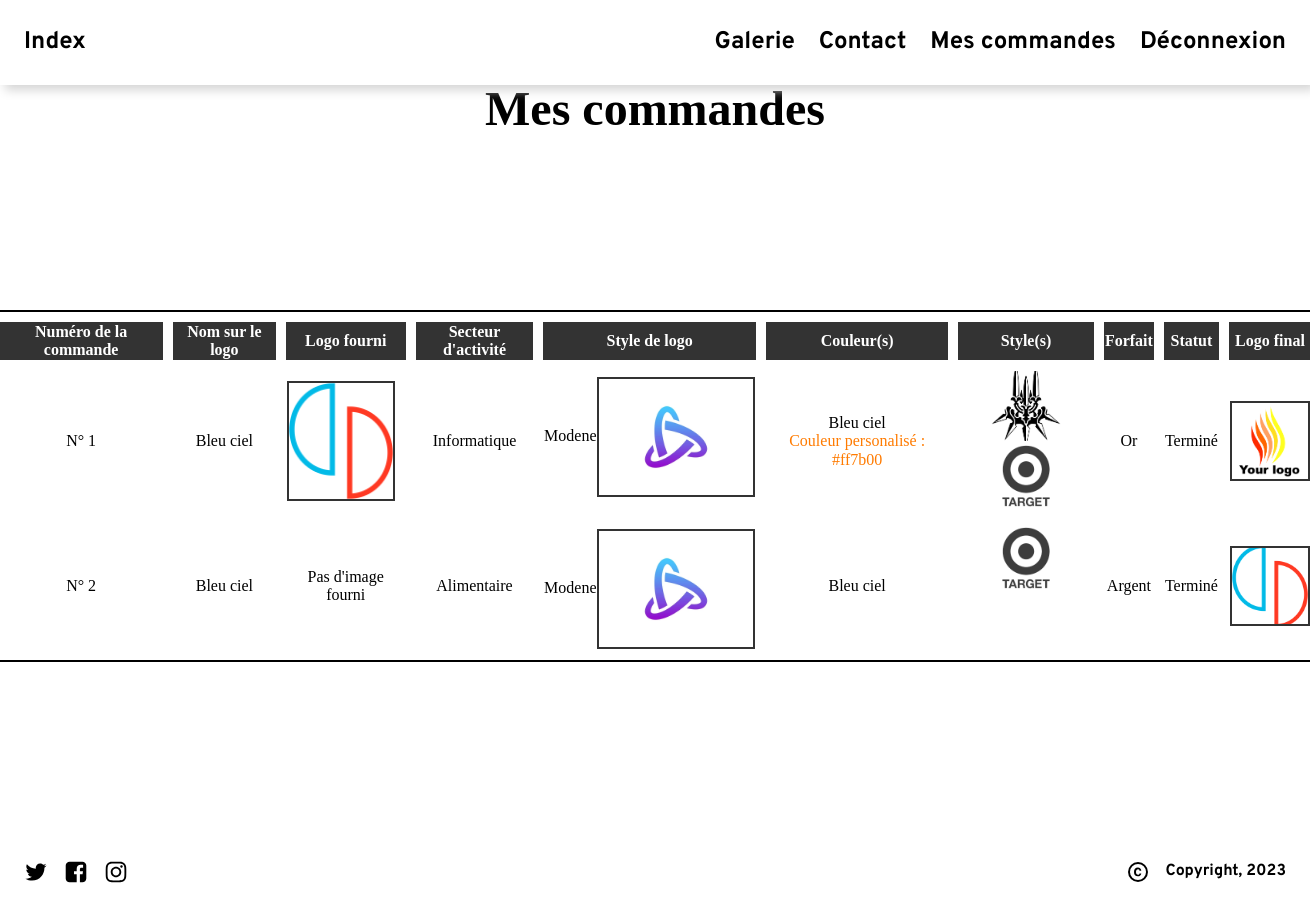
The page /site-logo/userManage/seeCommande.php (signed in) on the database its author committed.
### tables this page shows
CREATE TABLE IF NOT EXISTS `commandes` (
  `numero` int(11) NOT NULL AUTO_INCREMENT,
  `idUser` int(11) NOT NULL,
  `nomLogo` varchar(255) NOT NULL,
  `logoUser` varchar(255) DEFAULT NULL,
  `idSecteur` int(11) NOT NULL,
  `idStyleLogo` int(11) NOT NULL,
  `idCouleur` varchar(100) NOT NULL,
  `couleurCustom` varchar(10) DEFAULT NULL,
  `idStyle` varchar(100) NOT NULL,
  `idForfait` int(11) NOT NULL,
  `idEtat` int(11) NOT NULL,
  `logoFinal` varchar(255) NOT NULL,
  PRIMARY KEY (`numero`,`idUser`),
  KEY `idUser` (`idUser`)
);

CREATE TABLE IF NOT EXISTS `secteuract` (
  `id` int(11) NOT NULL AUTO_INCREMENT,
  `libelle` varchar(255) DEFAULT NULL,
  `description` varchar(150) NOT NULL,
  PRIMARY KEY (`id`)
);

CREATE TABLE IF NOT EXISTS `stylelogo` (
  `id` int(11) NOT NULL AUTO_INCREMENT,
  `libelle` varchar(255) DEFAULT NULL,
  `description` varchar(255) DEFAULT NULL,
  `img` varchar(255) DEFAULT NULL,
  `nbUtilisation` int(11) DEFAULT NULL,
  PRIMARY KEY (`id`)
);

CREATE TABLE IF NOT EXISTS `couleur` (
  `id` int(11) NOT NULL AUTO_INCREMENT,
  `libelle` varchar(255) DEFAULT NULL,
  `codeHexa` varchar(10) NOT NULL,
  PRIMARY KEY (`id`)
);

CREATE TABLE IF NOT EXISTS `style` (
  `id` int(11) NOT NULL AUTO_INCREMENT,
  `libelle` varchar(255) DEFAULT NULL,
  `img` varchar(255) NOT NULL,
  `nbUtilisation` int(11) NOT NULL,
  PRIMARY KEY (`id`)
);

CREATE TABLE IF NOT EXISTS `forfait` (
  `id` int(11) NOT NULL AUTO_INCREMENT,
  `libelle` varchar(250) NOT NULL,
  `description` varchar(1000) NOT NULL,
  `prix` float NOT NULL,
  `nbUtilisation` int(11) NOT NULL,
  PRIMARY KEY (`id`)
);

CREATE TABLE IF NOT EXISTS `etat` (
  `id` int(11) NOT NULL AUTO_INCREMENT,
  `libelle` varchar(25) NOT NULL,
  PRIMARY KEY (`id`)
);

### site-logo/userManage/seeCommande.php (the view, shortened to what this page needs)
<?php require "../lib/dbConnect.php";
$bd = new DbConnect();
$conn = $bd->connect(); ?>
<!DOCTYPE html>
<html lang="fr">
<head>
  <link rel="stylesheet" href="../style.css" />
</head>
<div>
  <link href="../form-val.css" rel="stylesheet" />
  <div class="form-val-container">
    <div data-role="Header" class="form-val-navbar-container">
      <div class="form-val-navbar">
        <a class="Navbar-Link" href="../index.php">Index</a>
        <div class="form-val-links-container">
        <a  style="margin-right:1em" href="../galerie.php" class="Navbar-Link">Galerie</a>
          <a href="form-contact.php" class="Navbar-Link">Contact</a>
          <?php
          if (isset($_COOKIE["CooUser"])) {
            echo "<a style='margin-left:1em;' class='Navbar-Link' href='seeCommande.php'>Mes commandes</a>";
            echo "<a style='margin-left:1em;' class='Navbar-Link' href='../logout.php'>Déconnexion</a>";
          } else {
            echo "<a style='margin-left:1em;' class='Navbar-Link' href='form-login.php'>Login</a>";
          }
          ?>
        </div>
      </div>
    </div>
    <div class="form-val-footer-container">
      <h1 class="form-val-text">Mes commandes</h1>
      <div class="form-val-hero">
        <?php
        $user = $_COOKIE['CooUser'];
        $sql = "SELECT * FROM commandes WHERE idUser = :user ORDER BY numero ASC";
        $result = $conn->prepare($sql);
        $result->bindparam(':user', $user);
        $result->execute();
        if ($result->rowCount() == 0) {
          echo "<h4>Vous n'avez aucune commande(s)</h4>";
        } else {
          $i = 1; ?>
          <table border="1" rules=rows>
            <thead>
              <tr>
                <th>Numéro de la commande</th>
                <th>Nom sur le logo</th>
                <th>Logo fourni</th>
                <th>Secteur d'activité</th>
                <th>Style de logo</th>
                <th>Couleur(s)</th>
                <th>Style(s)</th>
                <th>Forfait</th>
                <th>Statut</th>
                <th>Logo final</th>
              </tr>
            </thead>
            <tbody>
              <?php foreach ($result as $commande) { ?>
                <tr>
                  <td>N° <?php echo $i ?> </td>
                  <td>
                    <?php
                    echo $commande['nomLogo'];
                    ?>
                  </td>
                  <td style="align-items: center;">
                    <?php
                    if ($commande['logoUser'] == NULL) {
                      echo "Pas d'image fourni";
                    } else {
                      echo "<img style='height: 120px; border: 2px solid #333' src=" . '../../asset/imgLogoUser/' . $commande['logoUser'] . ">";
                    }
                    ?>
                  </td>
                  <td>
                    <?php
                    $id = $commande['idSecteur'];
                    $sql = "SELECT libelle FROM secteuract WHERE id= :id";
                    $req = $conn->prepare($sql);
                    $req->bindParam(':id', $id);
                    $req->execute();
                    $secteur = $req->fetch(PDO::FETCH_ASSOC);
                    echo $secteur['libelle'];
                    ?>
                  </td>
                  <td style="display:flex; justify-content: space-around;  align-items: center;">
                    <?php
                    $id = $commande['idStyleLogo'];
                    $sql = "SELECT libelle, img FROM stylelogo WHERE id= :id";
                    $req = $conn->prepare($sql);
                    $req->bindParam(':id', $id);
                    $req->execute();
                    $logo = $req->fetch(PDO::FETCH_ASSOC);
                    echo "<p>" . $logo['libelle'] . "</p>
                                                <img style='height: 120px; border: 2px solid #333' src=" . '../../asset/imgLogo/' . $logo['img'] . ">"
                    ?>
                  </td>
                  <td>
                    <?php
                    $listCouleur = explode("/", $commande["idCouleur"]);
                    foreach ($listCouleur as $couleur) {
                      if ($couleur == "") {
                      } elseif ($couleur == "on") {
                        echo "<p style='color:" . $commande['couleurCustom'] . "'> Couleur personalisé : " . $commande['couleurCustom'] . " </p>";
                      } else {
                        $sql = "SELECT libelle FROM couleur WHERE id= :id";
                        $req = $conn->prepare($sql);
                        $req->bindParam(':id', $couleur);
                        $req->execute();
                        $logo = $req->fetch(PDO::FETCH_ASSOC);
                        echo "<p>" . $logo['libelle'] . "</p>";
                      }
                    }
                    ?>
                  </td>
                  <td id="Simg">
                    <?php
                    $listStyle = explode("/", $commande["idStyle"]);
                    foreach ($listStyle as $style) {
                      if ($style == "") {
                      } else {
                        $sql = "SELECT img FROM style WHERE id= :id";
                        $req = $conn->prepare($sql);
                        $req->bindParam(':id', $style);
                        $req->execute();
                        $logo = $req->fetch(PDO::FETCH_ASSOC);
                        echo "<img src=" . '../../asset/imgStyle/' . $logo['img'] . " />";
                      }
                    }
                    ?>
                  </td>
                  <td>
                    <?php
                    $id = $commande["idForfait"];
                    $sql = "SELECT libelle FROM forfait WHERE id= :id";
                    $req = $conn->prepare($sql);
                    $req->bindParam(':id', $id);
                    $req->execute();
                    $forfait = $req->fetch(PDO::FETCH_ASSOC);
                    echo $forfait['libelle'];
                    ?>
                  </td>
                  <td>
                    <?php
                    $id = $commande["idEtat"];
                    $sql = "SELECT libelle FROM etat WHERE id= :id";
                    $req = $conn->prepare($sql);
                    $req->bindParam(':id', $id);
                    $req->execute();
                    $etat = $req->fetch(PDO::FETCH_ASSOC);
                    echo utf8_encode($etat['libelle']);
                    ?>
                  </td>
                  <td>
                    <?php
                    if ($commande['logoFinal'] == "" || $commande['logoFinal'] == NULL) {
                      echo "Pas encore terminé";
                    } else
                      echo "<img style='height: 80px; border: 2px solid #333 ; aspect-ratio: 1 / 1; object-fit: cover;' src=" . '../../asset/imgLogoFinal/' . $commande['logoFinal'] . ">"
                    ?>
                  </td>
                </tr>
            <?php
                $i++;
              }
            }
            ?>
            </tbody>
          </table>
      </div>
      <div class="form-val-footer">
        <div class="form-val-social-links">
        </div>
        <div class="form-val-copyright-container">
          <span>
            <span class="Anchor">Copyright, 2023</span>
            <br />
          </span>
        </div>
      </div>
    </div>
  </div>
</div>

### site-logo/style.css (style rules this page uses)
:root { --dl-color-gray-500: #595959; --dl-color-gray-700: #999999; --dl-color-gray-800: #cbcbcbff; --dl-color-gray-900: #D9D9D9; --dl-color-danger-300: #A22020; --dl-color-danger-500: #BF2626; --dl-color-danger-700: #E14747; --dl-color-gray-black: #000000; --dl-color-gray-white: #FFFFFF; --dl-space-space-unit: 8px; --dl-color-primary-100: #003EB3; --dl-color-primary-300: #0074F0; --dl-color-primary-500: #14A9FF; --dl-color-primary-700: #85DCFF; --dl-color-success-300: #199033; --dl-color-success-500: #32A94C; --dl-color-success-700: #4CC366; --dl-radius-radius-round: 50%; --dl-size-size-maxcontent: 1414px; --dl-space-space-halfunit: 4px; --dl-space-space-tenunits: 80px; --dl-radius-radius-radius2: 2px; --dl-radius-radius-radius4: 4px; --dl-radius-radius-radius8: 8px; --dl-space-space-fiveunits: 40px; --dl-space-space-fourunits: 32px; --dl-space-space-doubleunit: 16px; --dl-space-space-tripleunit: 24px; }
.Anchor { font-size: 16px; font-family: Overpass; font-weight: 700; line-height: 1.55; text-transform: capitalize; text-decoration: none; }
.Navbar-Link { font-size: 24px; font-family: Overpass; font-weight: 700; line-height: 1.55; text-transform: none; text-decoration: none; }

### site-logo/form-val.css (style rules this page uses)
.form-val-container { width: 100%; height: auto; display: flex; min-height: 100vh; align-items: center; flex-direction: column; }
.form-val-navbar-container { width: 100%; display: flex; z-index: 100; position: fixed; box-shadow: 5px 5px 10px 0px #d4d4d4; align-items: center; flex-direction: column; justify-content: center; background-color: var(--dl-color-gray-white); }
.form-val-navbar { width: 100%; display: flex; max-width: var(--dl-size-size-maxcontent); align-items: center; padding-top: var(--dl-space-space-tripleunit); padding-left: var(--dl-space-space-tripleunit); padding-right: var(--dl-space-space-tripleunit); flex-direction: row; padding-bottom: var(--dl-space-space-tripleunit); justify-content: space-between; }
.form-val-links-container { display: flex; align-items: flex-start; flex-direction: row; }
.form-val-footer-container { width: 100%; display: flex; align-items: center; flex-direction: column; justify-content: center; background-color: var(--dl-color-gray-white); }
.form-val-hero { width: 1580px; height: 699px; display: flex; padding: 32px; max-width: 1400px; min-height: 80vh; align-items: center; flex-direction: row; justify-content: space-between; }
.form-val-text { font-size: 3rem; }
.form-val-footer { width: 100%; display: flex; max-width: var(--dl-size-size-maxcontent); align-items: center; padding-top: var(--dl-space-space-tripleunit); padding-left: var(--dl-space-space-tripleunit); padding-right: var(--dl-space-space-tripleunit); flex-direction: row; padding-bottom: var(--dl-space-space-tripleunit); justify-content: space-between; }
.form-val-social-links { display: flex; align-items: flex-start; flex-direction: row; }
.form-val-icon04 { width: 24px; height: 24px; margin-right: var(--dl-space-space-doubleunit); }
.form-val-icon06 { width: 24px; height: 24px; margin-right: var(--dl-space-space-doubleunit); }
.form-val-icon08 { width: 24px; height: 24px; }
.form-val-copyright-container { display: flex; align-items: center; flex-direction: row; }
.form-val-icon10 { width: 24px; height: 24px; margin-right: var(--dl-space-space-doubleunit); }

### site-logo/userManage/seeCommande.php (style rules this page uses)
html { line-height: 1.15; }
* { box-sizing: border-box; border-width: 0; border-style: solid; }
p, li, ul, pre, div, h1, h2, h3, h4, h5, h6, figure, blockquote, figcaption { margin: 0; padding: 0; }
a { color: inherit; text-decoration: inherit; }
img { display: block; }
html { scroll-behavior: smooth }
table { border-spacing: 10px; border: solid 2px black; border-collapse: separate; }
td { text-align: center; background-color: white; }
th { background-color: #333; color: #fff; }
#Simg img { height: 70px; width: 70px; aspect-ratio: 1 / 1; object-fit: cover; transition-duration: 0.2s; transform-origin: 50% 50%; }
#Simg { display: flex; flex-direction: row; justify-content: space-around; flex-wrap: wrap; }

### rows shown on the page
commandes: nomLogo "Bleu ciel", logoUser (picture), secteuract.libelle "Informatique", idStyleLogo.libelle "Modene", idStyleLogo.img (picture), couleurCustom "#ff7b00", idForfait.libelle "Or", idEtat.libelle "Terminé", logoFinal (picture)
couleur: libelle "Bleu ciel"
style: img (picture)
style: img (picture)
commandes: nomLogo "Bleu ciel", shows "Pas d'image fourni", secteuract.libelle "Alimentaire", idStyleLogo.libelle "Modene", idStyleLogo.img (picture), idForfait.libelle "Argent", idEtat.libelle "Terminé", logoFinal (picture)
